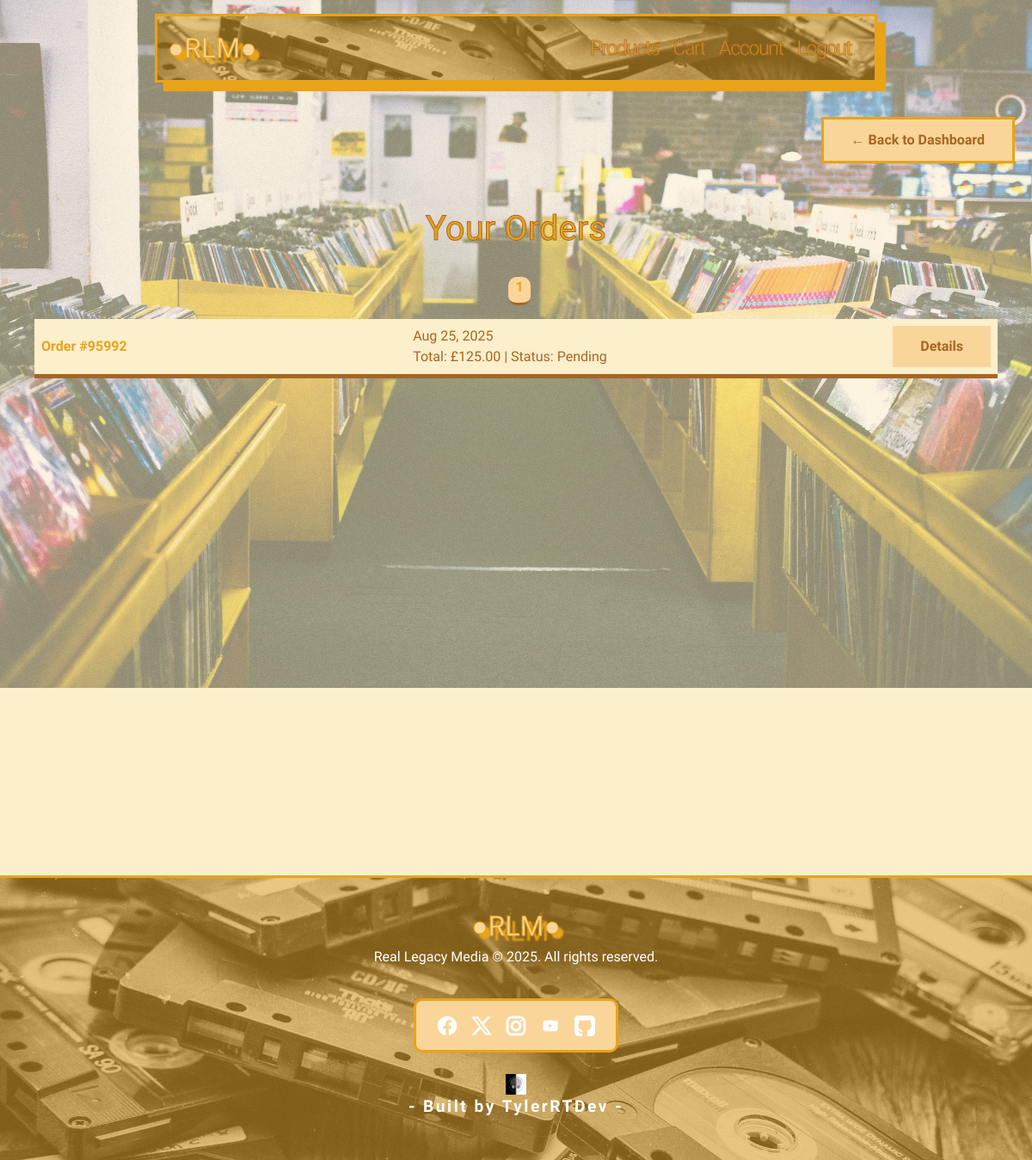
Before: /accounts/orders/ (signed in) with the older database file.
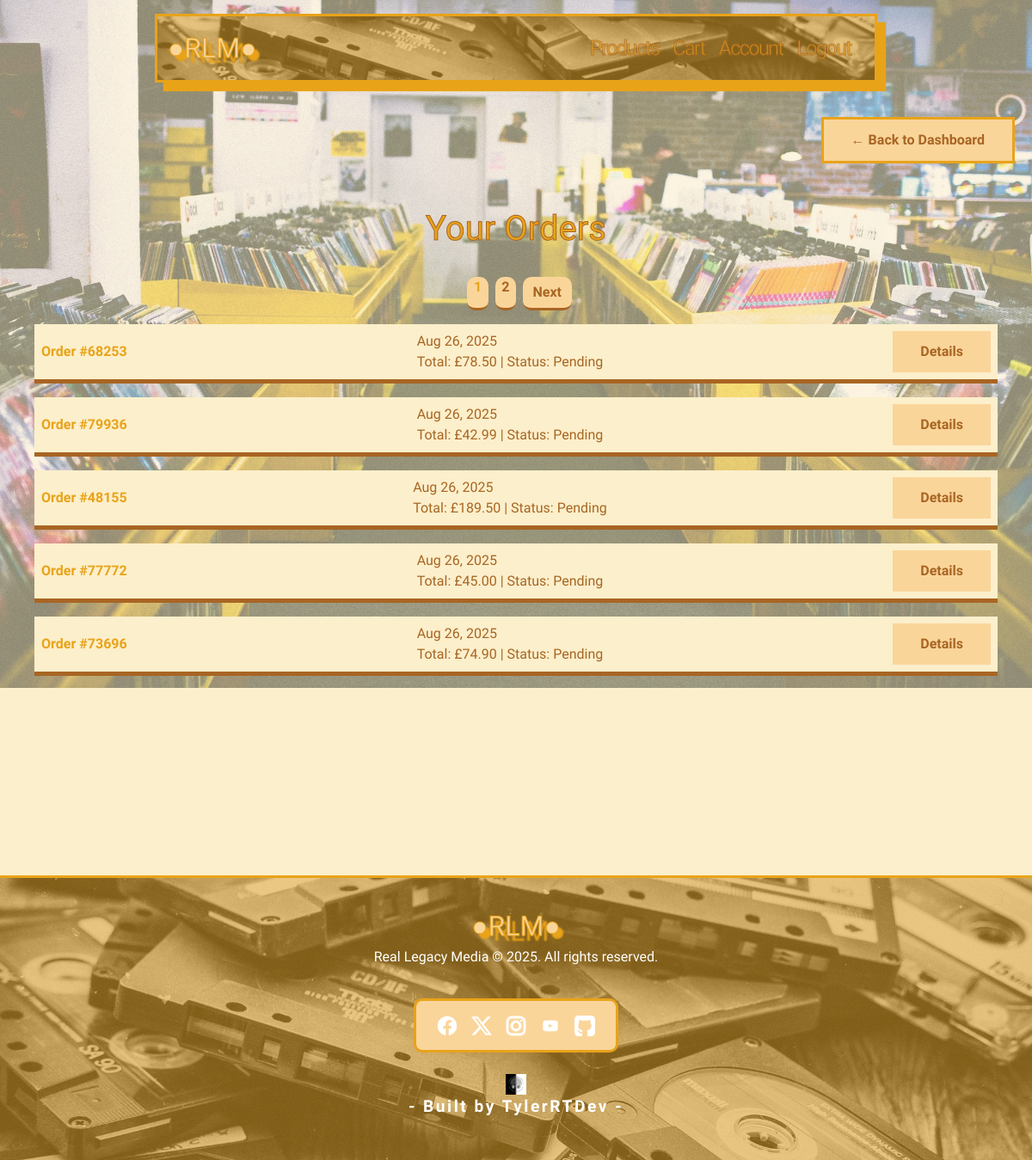
After: the same page with the newer database file.
### checkout/models.py (models this page shows, shortened)
class CheckoutOrder(models.Model):
    STATUS_CHOICES = [
        ('pending', 'Pending'),
        ('shipped', 'Shipped'),
        ('delivered', 'Delivered'),
    ]
    user = models.ForeignKey(User, on_delete=models.CASCADE, null=True, blank=True)
    order_session = models.CharField(max_length=255, unique=True, blank=True, null=True)
    order_number = models.CharField(max_length=5, unique=True, blank=True, null=True)
    email = models.EmailField(blank=True, null=True)
    city = models.CharField(max_length=50, null=True, blank=True)
    postcode = models.CharField(max_length=20, null=True, blank=True)
    total_amount = models.DecimalField(max_digits=10, decimal_places=2)
    status = models.CharField(max_length=20, choices=STATUS_CHOICES, default='pending')
    created_at = models.DateTimeField(auto_now_add=True)
    full_name = models.CharField(max_length=100, null=True, blank=True)
    shipping_address = models.TextField(null=True, blank=True)
    shipping_city = models.CharField(max_length=50, null=True, blank=True)
    shipping_postcode = models.CharField(max_length=20, null=True, blank=True)
    billing_address = models.TextField(null=True, blank=True)
    billing_city = models.CharField(max_length=20,null=True, blank=True)
    billing_postcode = models.CharField(max_length=20,null=True, blank=True)

### accounts/views.py (the view)
# urls.py: path('orders/', views.order_history_view, name='order_history'),
@login_required
def order_history_view(request):
    orders = CheckoutOrder.objects.filter(user=request.user).order_by('-created_at')
    paginator = Paginator(orders, 5)  # Show 5 orders per page
    page_number = request.GET.get('page')
    page_obj = paginator.get_page(page_number)
    return render(request, 'accounts/order_history.html', {
        'orders': orders,
        'page_obj': page_obj
    })

### templates/accounts/order_history.html (shortened to what this page needs)
{% extends 'base.html' %}
{% block content %}
    <div class="back-button d-flex justify-content-end mb-1">
        <a href="{% url 'accounts:profile' %}" class="back-btn-retro">
        <span> ←</span> Back to Dashboard
        </a>
    </div>
    <div class="order-history container py-5">
        <div class="account-orders-title">
            <h1>Your Orders</h1>
        </div>
        <div class="text-center">
            <nav aria-label="Order pagination">
                <ul class="pagination justify-content-center">
                {% for num in page_obj.paginator.page_range %}
                    <li class="page-item {% if page_obj.number == num %}active{% endif %}">
                    <a class="page-link page-num" href="?page={{ num }}">{{ num }}</a>
                    </li>
                {% endfor %}
                {% if page_obj.has_next %}
                    <li class="page-item">
                    <a class="page-link" href="?page={{ page_obj.next_page_number }}">Next</a>
                    </li>
                {% endif %}
                </ul>
            </nav>
        </div>
        {% if page_obj.object_list %}
            <ul class="list-group">
                {% for order in page_obj.object_list %}
                <li class="list-group-item p-2">
                        <div class="d-flex justify-content-end justify-content-between align-items-center">
                    <strong>Order #{{ order.order_number }}</strong>{{ order.created_at|date:"M d, Y" }}
                    <br>
                    Total: £{{ order.total_amount }} | Status: {{ order.status|capfirst }}
                        <a href="{% url 'accounts:order_detail' order.id %}" class="btn-retro">Details</a>
                    </div>
                </li>
                {% endfor %}
            </ul>
        {% else %}
            <div class="no-orders-text-container d-flex justify-content-center align-items-center flex-column">
                <img src="/static/images/icons/empty-cart.png" alt="Empty order">
                <h5 class="no-orders-text text-center">No orders yet...</h5>
            </div>
        {% endif %}
    </div>
{% endblock %}

### templates/base.html (shortened to what this page needs)
{% load static %}
<!DOCTYPE html>
<html lang="en">
<head>
    <link href="https://cdn.jsdelivr.net/npm/bootstrap@5.3.0/dist/css/bootstrap.min.css" rel="stylesheet">
    <link rel="stylesheet" href="{% static 'css/style.css' %}">
</head>
    <body>
        <nav class="navbar nav-link navbar-expand-md">
            <div class="container-fluid">
                <a class="navbar-brand mx-auto text-center" href="{% url 'core:home' %}">●RLM●</a>
                <div class="collapse navbar-collapse justify-content-end ms-2 me-2" id="navbarNav">
                    <div class="navbar-nav">
                        <a class="nav-link nav-item" href="{% url 'products:list' %}">Products</a>
                        <a class="nav-link nav-item" href="{% url 'cart:view_cart' %}">Cart</a>
                        {% if user.is_authenticated %}
                        <a class="nav-link nav-item" href="{% url 'accounts:profile' %}">Account</a>
                        <a class="nav-link nav-item" href="{% url 'accounts:logout' %}">Logout</a>
                        {% else %}
                        <a class="nav-link nav-item" href="{% url 'accounts:login' %}">Login</a>
                        <a class="nav-link nav-item" href="{% url 'accounts:register' %}">Register</a>
                        {% endif %}
                    </div>
                </div>
            </div>
        </nav>
        <main class="container py-4">
            {% block content %}{% endblock %}
        </main>
        <footer class="footer-container">
            <div class="footer-content">
                <div class="footer-logo">
                    <a class="navbar-brand mx-auto" href="{% url 'core:home' %}">●RLM●</a>
                    <p>Real Legacy Media © 2025. All rights reserved.</p>
                </div>
                <div class="footer-links mt-1 mb-2">
                    <div class="social-icons">
                        <a href="https://www.facebook.com/profile.php?id=61570549830925" target="_blank" rel="noopener"><img src="/static/images/icons/facebook.svg" alt="Facebook"></a>
                        <a href="https://x.com/TylerRTDev" target="_blank" rel="noopener"><img src="/static/images/icons/x-social.svg" alt="Twitter"></a>
                        <a href="https://www.instagram.com/tylerrtdev/" target="_blank" rel="noopener"><img src="/static/images/icons/instagram.svg" alt="Instagram"></a>
                        <a href="https://www.youtube.com" target="_blank" rel="noopener"><img src="/static/images/icons/youtube.svg" alt="YouTube"></a>
                        <a href="https://github.com/TylerRTDev" target="_blank" rel="noopener"><img src="/static/images/icons/github-svgrepo-com.svg" alt="Git-Hub"></a>
                    </div>
                </div>
                <div class="footer-text">
                    <a href="https://rtdev-profiles.netlify.app/"><img src="/static/images/logo-avatar.png"></a>
                    <p>- Built by TylerRTDev -</p>
                </div>
            </div>
        </footer>
    </body>
</html>

Changed rows visible on the page:
no longer on this page (row unchanged): CheckoutOrder: order_number "95992", created_at "Aug 25, 2025", total_amount "125.00", status "Pending"
added CheckoutOrder: order_number "68253", created_at "Aug 26, 2025", total_amount "78.50", status "Pending"
added CheckoutOrder: order_number "79936", created_at "Aug 26, 2025", total_amount "42.99", status "Pending"
added CheckoutOrder: order_number "48155", created_at "Aug 26, 2025", total_amount "189.50", status "Pending"
added CheckoutOrder: order_number "77772", created_at "Aug 26, 2025", total_amount "45.00", status "Pending"
added CheckoutOrder: order_number "73696", created_at "Aug 26, 2025", total_amount "74.90", status "Pending"
Other visible differences:
new list line: "2"
text now shown: "Next"
